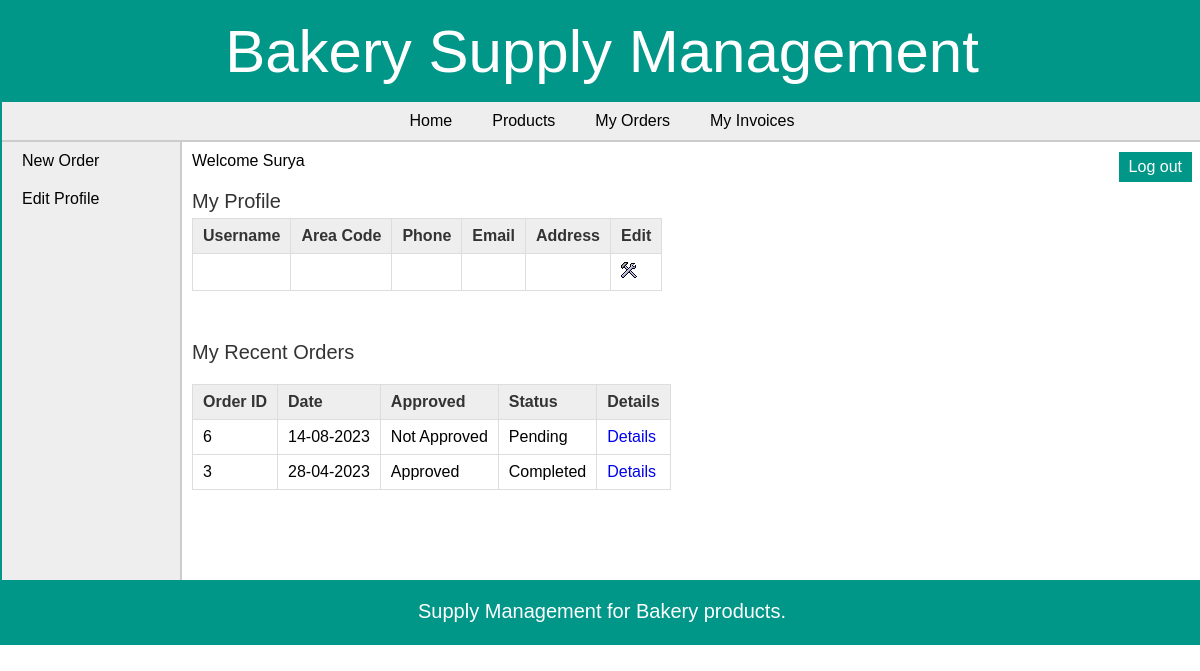
The page /retailer/index.php (signed in) on the database its author committed.
### tables this page shows
CREATE TABLE `orders` (
  `order_id` int(11) NOT NULL,
  `date` date NOT NULL,
  `retailer_id` int(11) NOT NULL,
  `approved` tinyint(1) NOT NULL,
  `status` tinyint(1) NOT NULL,
  `total_amount` decimal(10,3) NOT NULL
);

### retailer/index.php (the view, shortened to what this page needs)
<?php
	include("../includes/config.php");
	if(isset($_SESSION['retailer_login'])) {
		if($_SESSION['retailer_login'] == true) {
			$id = $_SESSION['retailer_id'];
			$query_selectRetailer = "SELECT * FROM retailer,area WHERE retailer.area_id=area.area_id AND retailer_id='$id'";
			$result_selectRetailer = mysqli_query($con,$query_selectRetailer);
			$row_selectRetailer = mysqli_fetch_array($result_selectRetailer);
			$query_selectOrder = "SELECT * FROM orders WHERE retailer_id='$id' ORDER BY order_id DESC LIMIT 5";
			$result_selectOrder = mysqli_query($con,$query_selectOrder);
		}
		else {
			header('Location:../index.php');
		}
	}
	else {
		header('Location:../index.php');
	}
?>
<!DOCTYPE html>
<html>
<head>
	<link rel="stylesheet" href="../includes/main_style.css" />
</head>
<body>
	<?php
		include("../includes/header.inc.php");
		include("../includes/nav_retailer.inc.php");
		include("../includes/aside_retailer.inc.php");
	?>
	<section>
		Welcome <?php echo $_SESSION['sessUsername']; ?>
		<article>
			<h2>My Profile</h2>
			<table class="table_displayData">
				<tr>
					<th>Username</th>
					<th>Area Code</th>
					<th>Phone</th>
					<th>Email</th>
					<th>Address</th>
					<th> Edit </th>
				</tr>
				<tr>
					<td> <?php echo $row_selectRetailer['username']; ?> </td>
					<td> <?php echo $row_selectRetailer['area_code']; ?> </td>
					<td> <?php echo $row_selectRetailer['phone']; ?> </td>
					<td> <?php echo $row_selectRetailer['email']; ?> </td>
					<td> <?php echo $row_selectRetailer['address']; ?> </td>
					<td> <a href="../retailer/edit_profile.php"><img src="../images/edit.png" alt="edit" /></a> </td>
				</tr>
			</table>
		</article>
		<article>
			<h2>My Recent Orders</h2>
			<table class="table_displayData" style="margin-top:20px;">
			<tr>
				<th> Order ID </th>
				<th> Date </th>
				<th> Approved </th>
				<th> Status </th>
				<th> Details </th>
			</tr>
			<?php $i=1; while($row_selectOrder = mysqli_fetch_array($result_selectOrder)) { ?>
			<tr>
				<td> <?php echo $row_selectOrder['order_id']; ?> </td>
				<td> <?php echo date("d-m-Y",strtotime($row_selectOrder['date'])); ?> </td>
				<td>
					<?php
						if($row_selectOrder['approved'] == 0) {
							echo "Not Approved";
						}
						else {
							echo "Approved";
						}
					?>
				</td>
				<td>
					<?php
						if($row_selectOrder['status'] == 0) {
							echo "Pending";
						}
						else {
							echo "Completed";
						}
					?>
				</td>
				<td> <a href="view_order_items.php?id=<?php echo $row_selectOrder['order_id']; ?>">Details</a> </td>
			</tr>
			<?php $i++; } ?>
		</table>
		</article>
	</section>
	<?php
		include("../includes/footer.inc.php");
	?>
</body>
</html>

### includes/main_style.css (style rules this page uses)
* { font-family: arial,sans-serif; margin:0px; padding:0px; }
body { width:1200px; margin:auto; border:2px solid #009688; }
a { text-decoration:none; }
section { width:1000px; padding:10px; padding-bottom:40px; }
article { margin-top:20px; margin-bottom:50px; }
article h2 { margin-bottom:5px; font-weight:normal; color:#333; font-size: 20px; }
table { border-collapse: collapse; }
.table_displayData td, .table_displayData th { border:1px solid #ddd; padding: 8px 10px; text-align: left; }
.table_displayData th { background-color:#eee; color:#333; }

### rows shown on the page
orders: order_id "6", date "14-08-2023", approved "Not Approved", status "Pending"
orders: order_id "3", date "28-04-2023", approved "Approved", status "Completed"

### other values the page prints
$_SESSION['sessUsername'] "Surya"
